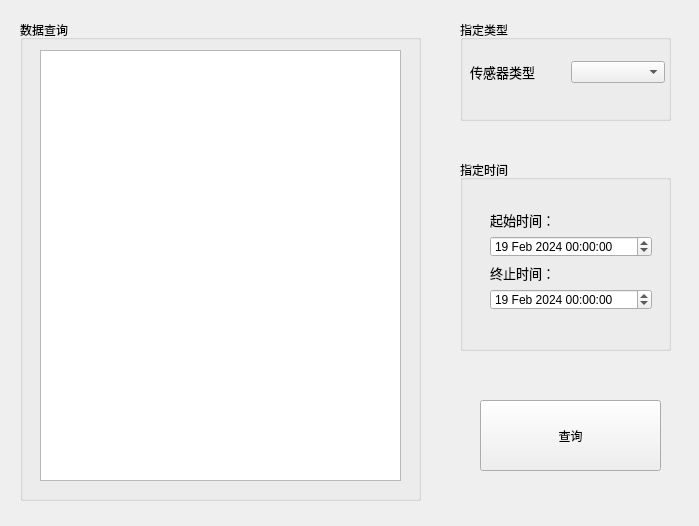
<?xml version="1.0" encoding="UTF-8"?>
<ui version="4.0">
 <class>Search</class>
 <widget class="QWidget" name="Search">
  <property name="geometry">
   <rect>
    <x>0</x>
    <y>0</y>
    <width>699</width>
    <height>526</height>
   </rect>
  </property>
  <property name="windowTitle">
   <string>Form</string>
  </property>
  <widget class="QGroupBox" name="groupBox">
   <property name="geometry">
    <rect>
     <x>20</x>
     <y>20</y>
     <width>401</width>
     <height>481</height>
    </rect>
   </property>
   <property name="title">
    <string>数据查询</string>
   </property>
   <widget class="QTextEdit" name="DataViewEdit">
    <property name="geometry">
     <rect>
      <x>20</x>
      <y>30</y>
      <width>361</width>
      <height>431</height>
     </rect>
    </property>
    <property name="readOnly">
     <bool>true</bool>
    </property>
   </widget>
  </widget>
  <widget class="QGroupBox" name="groupBox_2">
   <property name="geometry">
    <rect>
     <x>460</x>
     <y>20</y>
     <width>211</width>
     <height>101</height>
    </rect>
   </property>
   <property name="title">
    <string>指定类型</string>
   </property>
   <widget class="QWidget" name="layoutWidget">
    <property name="geometry">
     <rect>
      <x>10</x>
      <y>40</y>
      <width>195</width>
      <height>25</height>
     </rect>
    </property>
    <layout class="QHBoxLayout" name="horizontalLayout">
     <item>
      <widget class="QLabel" name="Typelabel">
       <property name="text">
        <string>&lt;html&gt;&lt;head/&gt;&lt;body&gt;&lt;p&gt;&lt;span style=&quot; font-size:10pt;&quot;&gt;传感器类型&lt;/span&gt;&lt;/p&gt;&lt;/body&gt;&lt;/html&gt;</string>
       </property>
      </widget>
     </item>
     <item>
      <widget class="QComboBox" name="SensorcomboBox"/>
     </item>
    </layout>
   </widget>
  </widget>
  <widget class="QGroupBox" name="groupBox_3">
   <property name="geometry">
    <rect>
     <x>460</x>
     <y>160</y>
     <width>211</width>
     <height>191</height>
    </rect>
   </property>
   <property name="title">
    <string>指定时间</string>
   </property>
   <widget class="QWidget" name="layoutWidget">
    <property name="geometry">
     <rect>
      <x>30</x>
      <y>50</y>
      <width>162</width>
      <height>100</height>
     </rect>
    </property>
    <layout class="QVBoxLayout" name="verticalLayout">
     <item>
      <widget class="QLabel" name="Beginlabel">
       <property name="text">
        <string>&lt;html&gt;&lt;head/&gt;&lt;body&gt;&lt;p&gt;&lt;span style=&quot; font-size:10pt;&quot;&gt;起始时间：&lt;/span&gt;&lt;/p&gt;&lt;/body&gt;&lt;/html&gt;</string>
       </property>
      </widget>
     </item>
     <item>
      <widget class="QDateTimeEdit" name="BeginTimeEdit">
       <property name="dateTime">
        <datetime>
         <hour>0</hour>
         <minute>0</minute>
         <second>0</second>
         <year>2024</year>
         <month>2</month>
         <day>19</day>
        </datetime>
       </property>
      </widget>
     </item>
     <item>
      <widget class="QLabel" name="Endlabel">
       <property name="text">
        <string>&lt;html&gt;&lt;head/&gt;&lt;body&gt;&lt;p&gt;&lt;span style=&quot; font-size:10pt;&quot;&gt;终止时间：&lt;/span&gt;&lt;/p&gt;&lt;/body&gt;&lt;/html&gt;</string>
       </property>
      </widget>
     </item>
     <item>
      <widget class="QDateTimeEdit" name="EndTimeEdit">
       <property name="dateTime">
        <datetime>
         <hour>0</hour>
         <minute>0</minute>
         <second>0</second>
         <year>2024</year>
         <month>2</month>
         <day>19</day>
        </datetime>
       </property>
      </widget>
     </item>
    </layout>
   </widget>
  </widget>
  <widget class="QPushButton" name="SearchButton">
   <property name="geometry">
    <rect>
     <x>480</x>
     <y>400</y>
     <width>181</width>
     <height>71</height>
    </rect>
   </property>
   <property name="text">
    <string>查询</string>
   </property>
  </widget>
 </widget>
 <resources/>
 <connections/>
</ui>
